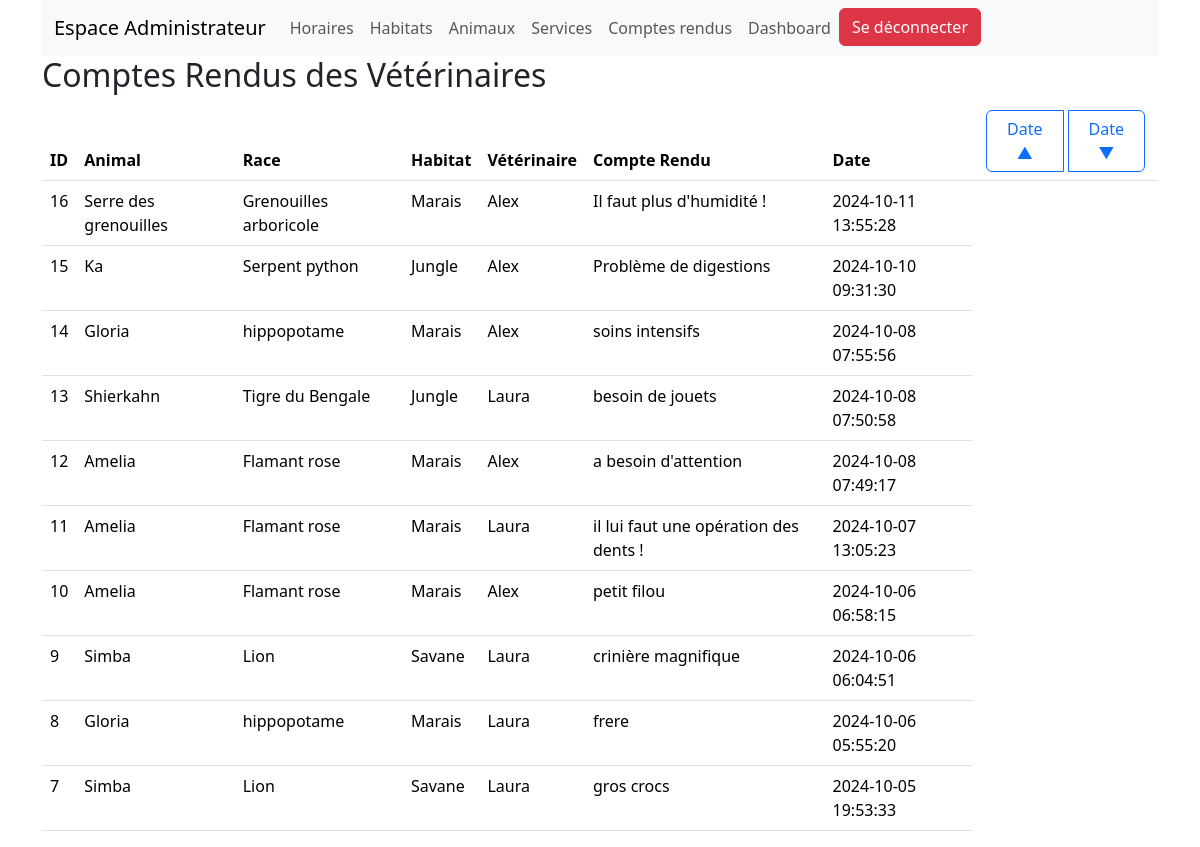
The app's page /admin/view_report.php (signed in) with its own data.
### tables this page shows
CREATE TABLE `reports` (
  `id` int NOT NULL,
  `vet_id` int DEFAULT NULL,
  `animal_id` int DEFAULT NULL,
  `report_text` text,
  `created_at` timestamp NULL DEFAULT CURRENT_TIMESTAMP
);

CREATE TABLE `animaux` (
  `id` int NOT NULL,
  `name` varchar(255) NOT NULL,
  `habitat_id` int DEFAULT NULL,
  `race` varchar(255) NOT NULL,
  `description` text,
  `image` varchar(255) DEFAULT NULL
);

CREATE TABLE `habitats` (
  `id` int NOT NULL,
  `name` varchar(255) NOT NULL,
  `description` text NOT NULL,
  `image` varchar(255) DEFAULT NULL
);

CREATE TABLE `users` (
  `id` int NOT NULL,
  `username` varchar(50) NOT NULL,
  `password` varchar(255) NOT NULL,
  `role` enum('employee','vet','admin') NOT NULL
);

### admin/view_report.php (the view, shortened to what this page needs)
<?php
require_once '../database/auth.php';
$order = 'DESC';
try {
    $reports = $pdo->query("SELECT reports.*, animaux.name AS animal_name, animaux.race AS animal_race,
                                    habitats.name AS habitat_name, users.username AS vet_name
                             FROM reports
                             JOIN animaux ON reports.animal_id = animaux.id
                             JOIN habitats ON animaux.habitat_id = habitats.id
                             JOIN users ON reports.vet_id = users.id
                             ORDER BY reports.created_at $order")->fetchAll(PDO::FETCH_ASSOC);
} catch (PDOException $e) {
    die('Erreur dans la requête : ' . $e->getMessage());
}
?>
<!DOCTYPE html>
<html lang="fr">
<head>
    <link href="https://cdn.jsdelivr.net/npm/bootstrap@5.3.3/dist/css/bootstrap.min.css" rel="stylesheet">
</head>
<body>
<div class="container">
    <?php include 'navbar.php'; ?>
    <h2>Comptes Rendus des Vétérinaires</h2>
    <table class="table">
        <thead>
        <tr>
            <th>ID</th>
            <th>Animal</th>
            <th>Race</th>
            <th>Habitat</th>
            <th>Vétérinaire</th>
            <th>Compte Rendu</th>
            <th>Date</th>
            <th>
                <div class="btn-group" role="group" aria-label="Tri par date">
                    <a href="?sort=asc" class="btn btn-outline-primary">Date &#9650;</a>
                    <a href="?sort=desc" class="btn btn-outline-primary">Date &#9660;</a>
                </div>
            </th>
        </tr>
        </thead>
        <tbody>
        <?php if (empty($reports)): ?>
            <tr>
                <td colspan="7" class="text-center">Aucun compte rendu disponible.</td>
            </tr>
        <?php else: ?>
            <?php foreach ($reports as $report): ?>
                <tr>
                    <td><?= htmlspecialchars($report['id']) ?></td>
                    <td><?= htmlspecialchars($report['animal_name']) ?></td>
                    <td><?= htmlspecialchars($report['animal_race']) ?></td>
                    <td><?= htmlspecialchars($report['habitat_name']) ?></td>
                    <td><?= htmlspecialchars($report['vet_name']) ?></td>
                    <td><?= htmlspecialchars($report['report_text']) ?></td>
                    <td><?= htmlspecialchars($report['created_at']) ?></td>
                </tr>
            <?php endforeach; ?>
        <?php endif; ?>
        </tbody>
    </table>
</div>
</body>
</html>

### admin/view_report.php (style rules this page uses)
.btn-group .btn { margin: 0 5px; }

### records on screen
reports: id "16", animal.name "Serre des grenouilles", animal.race "Grenouilles arboricole", habitats.name "Marais", vet.username "Alex", report_text "Il faut plus d'humidité !", created_at "2024-10-11 13:55:28"
reports: id "15", animal.name "Ka", animal.race "Serpent python", habitats.name "Jungle", vet.username "Alex", report_text "Problème de digestions", created_at "2024-10-10 09:31:30"
reports: id "14", animal.name "Gloria", animal.race "hippopotame", habitats.name "Marais", vet.username "Alex", report_text "soins intensifs", created_at "2024-10-08 07:55:56"
reports: id "13", animal.name "Shierkahn", animal.race "Tigre du Bengale", habitats.name "Jungle", vet.username "Laura", report_text "besoin de jouets", created_at "2024-10-08 07:50:58"
reports: id "12", animal.name "Amelia", animal.race "Flamant rose", habitats.name "Marais", vet.username "Alex", report_text "a besoin d'attention", created_at "2024-10-08 07:49:17"
reports: id "11", animal.name "Amelia", animal.race "Flamant rose", habitats.name "Marais", vet.username "Laura", report_text "il lui faut une opération des dents !", created_at "2024-10-07 13:05:23"
reports: id "10", animal.name "Amelia", animal.race "Flamant rose", habitats.name "Marais", vet.username "Alex", report_text "petit filou", created_at "2024-10-06 06:58:15"
reports: id "9", animal.name "Simba", animal.race "Lion", habitats.name "Savane", vet.username "Laura", report_text "crinière magnifique", created_at "2024-10-06 06:04:51"
reports: id "8", animal.name "Gloria", animal.race "hippopotame", habitats.name "Marais", vet.username "Laura", report_text "frere", created_at "2024-10-06 05:55:20"
reports: id "7", animal.name "Simba", animal.race "Lion", habitats.name "Savane", vet.username "Laura", report_text "gros crocs", created_at "2024-10-05 19:53:33"
